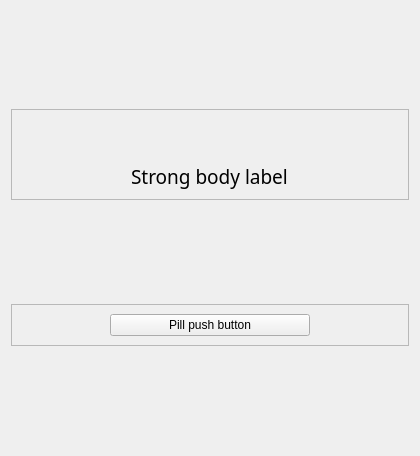
<?xml version="1.0" encoding="UTF-8"?>
<ui version="4.0">
 <class>Form</class>
 <widget class="QWidget" name="Form">
  <property name="geometry">
   <rect>
    <x>0</x>
    <y>0</y>
    <width>420</width>
    <height>456</height>
   </rect>
  </property>
  <property name="windowTitle">
   <string>Form</string>
  </property>
  <layout class="QVBoxLayout" name="verticalLayout">
   <item>
    <widget class="QFrame" name="frame">
     <property name="sizePolicy">
      <sizepolicy hsizetype="Preferred" vsizetype="Fixed">
       <horstretch>0</horstretch>
       <verstretch>0</verstretch>
      </sizepolicy>
     </property>
     <property name="frameShape">
      <enum>QFrame::StyledPanel</enum>
     </property>
     <property name="frameShadow">
      <enum>QFrame::Raised</enum>
     </property>
     <layout class="QHBoxLayout" name="horizontalLayout">
      <item>
       <layout class="QVBoxLayout" name="verticalLayout_4">
        <property name="spacing">
         <number>30</number>
        </property>
        <item alignment="Qt::AlignHCenter">
         <widget class="AvatarWidget" name="avatar_image"/>
        </item>
        <item alignment="Qt::AlignHCenter">
         <widget class="StrongBodyLabel" name="username_label">
          <property name="font">
           <font>
            <family>.PingFang SC</family>
            <pointsize>14</pointsize>
            <weight>50</weight>
            <bold>false</bold>
           </font>
          </property>
          <property name="text">
           <string>Strong body label</string>
          </property>
         </widget>
        </item>
       </layout>
      </item>
     </layout>
    </widget>
   </item>
   <item>
    <widget class="QFrame" name="frame_2">
     <property name="sizePolicy">
      <sizepolicy hsizetype="Preferred" vsizetype="Fixed">
       <horstretch>0</horstretch>
       <verstretch>0</verstretch>
      </sizepolicy>
     </property>
     <property name="frameShape">
      <enum>QFrame::StyledPanel</enum>
     </property>
     <property name="frameShadow">
      <enum>QFrame::Raised</enum>
     </property>
     <layout class="QVBoxLayout" name="verticalLayout_3">
      <item>
       <layout class="QHBoxLayout" name="horizontalLayout_2">
        <item>
         <widget class="PillPushButton" name="function_button">
          <property name="maximumSize">
           <size>
            <width>200</width>
            <height>16777215</height>
           </size>
          </property>
          <property name="text">
           <string>Pill push button</string>
          </property>
         </widget>
        </item>
       </layout>
      </item>
     </layout>
    </widget>
   </item>
  </layout>
 </widget>
 <customwidgets>
  <customwidget>
   <class>PushButton</class>
   <extends>QPushButton</extends>
   <header>qfluentwidgets</header>
  </customwidget>
  <customwidget>
   <class>PillPushButton</class>
   <extends>ToggleButton</extends>
   <header>qfluentwidgets</header>
  </customwidget>
  <customwidget>
   <class>ToggleButton</class>
   <extends>PushButton</extends>
   <header>qfluentwidgets</header>
  </customwidget>
  <customwidget>
   <class>StrongBodyLabel</class>
   <extends>QLabel</extends>
   <header>qfluentwidgets</header>
  </customwidget>
  <customwidget>
   <class>ImageLabel</class>
   <extends>QLabel</extends>
   <header>qfluentwidgets</header>
  </customwidget>
  <customwidget>
   <class>AvatarWidget</class>
   <extends>ImageLabel</extends>
   <header>qfluentwidgets</header>
  </customwidget>
 </customwidgets>
 <resources>
  <include location="../resource.qrc"/>
 </resources>
 <connections/>
</ui>
